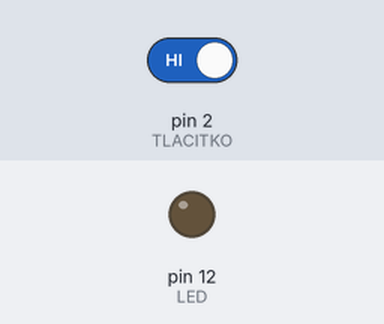
Simulated run of this sketch. Board: Arduino Uno, built with avr-gcc and run on an emulated ATmega328P. On the bench: output pins drawn as LEDs (lit = HIGH). Inputs (shaded band) come from the test bench; at power-on: pin 2 (TLACITKO) HIGH.

Above: at 1.2 s.
1.3 s: pin 2 (TLACITKO) driven LOW
At 1.7 s:
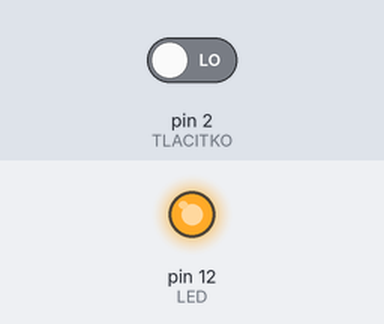
Timing chart, 0 to 4.3 s (numbered marks = the images above; inputs shaded):
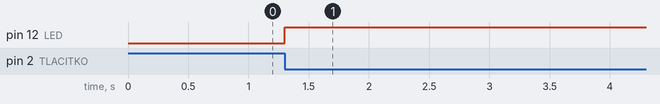

Measured:
- after the input at 1.3 s, pin 12 (LED): LOW → HIGH at once

The sketch:

cv3-prepinac-tlacitko.ino
```cpp
// Konstanty pro připojené piny
#define TLACITKO 2  // pin, na kterém je připojeno tlačítko
#define LED 12      // pin, na kterém je připojena LED dioda

// Proměnné
bool stavLed = false;   // proměnná, která si pamatuje, jestli LED svítí (false = zhasnutá)
bool predchoziStav;     // uloží stav tlačítka z předchozího cyklu

void setup()
{
  // Nastavení LED jako výstupního pinu
  pinMode(LED, OUTPUT);

  // Nastavení počátečního stavu LED – po zapnutí Arduina bude zhasnutá
  digitalWrite(LED, LOW);

  // Nastavení pinu s tlačítkem jako vstupního
  // Používáme INPUT (bez PULLUP), takže je potřeba mít v zapojení externí pull-down rezistor
  // (ten drží pin v logické 0, dokud se tlačítko nezmáčkne)
  pinMode(TLACITKO, INPUT);

  // Načteme aktuální stav tlačítka, abychom při startu nepřepnuli LED "falešně"
  predchoziStav = digitalRead(TLACITKO);
}

void loop()
{
  // Přečteme aktuální stav tlačítka (HIGH = zmáčknuté, LOW = nezmáčknuté)
  bool aktualniStav = digitalRead(TLACITKO);

  // Podmínka reaguje pouze na přechod z HIGH → LOW
  // (tedy v okamžiku, kdy uživatel tlačítko skutečně stiskne)
  if (aktualniStav == LOW && predchoziStav == HIGH)
  {
    // Přepneme logický stav proměnné stavLed
    // Pokud byla LED zhasnutá → rozsvítí se, pokud svítila → zhasne
    stavLed = !stavLed;

    // Nastavíme výstup LED podle proměnné stavLed
    digitalWrite(LED, stavLed);

    // Krátké zpoždění, aby se eliminovaly zákmitové (chvějivé) signály při stisku tlačítka
    delay(200);
  }

  // Na konci smyčky uložíme aktuální stav jako "předchozí" pro další porovnání
  predchoziStav = aktualniStav;
}
```
